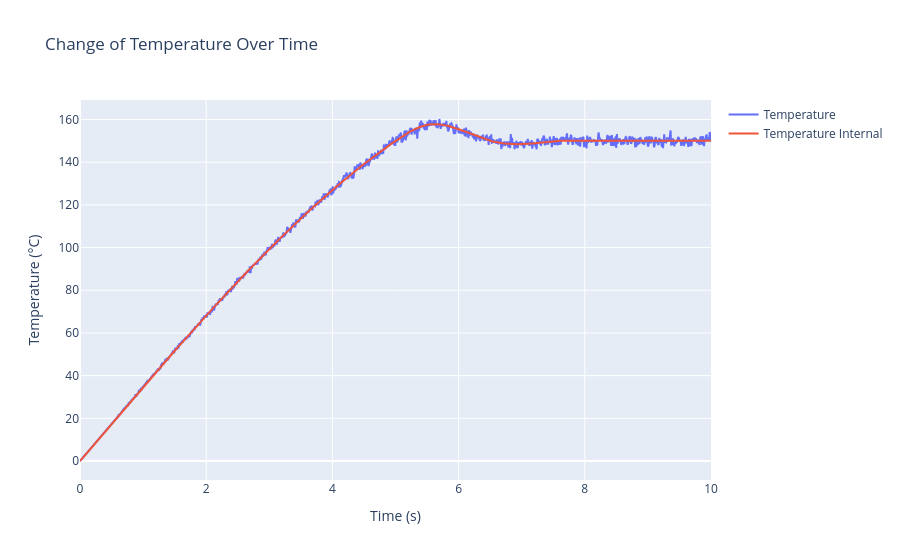

The notebook cell this image was saved under:
### Code cell
temperatures = []
temperatures_raw = []
times = np.linspace(0, 10, 1000)

instance["polling"].disable()
instance["actions"]["saw"].disable()

instance.reset()
instance.prepare()

temperature = instance["attributes"]["temperature"]
timer = instance["timer"]

# Run the instance for each time step
for t in times:
    timer.time = t
    instance.run()
    temperatures.append(temperature.external_value)
    temperatures_raw.append(temperature.internal_value)
    # print (f"Time: {t:.2f}s, Temperature: {temperatures[-1]:.2f}°C, Raw: {temperatures_raw[-1]:.2f}°C")

# Plotting the results
fig = go.Figure()
fig.add_trace(go.Scatter(x=times, y=temperatures, mode='lines', name='Temperature'))
fig.add_trace(go.Scatter(x=times, y=temperatures_raw, mode='lines', name='Temperature Internal'))
fig.update_layout(
    title='Change of Temperature Over Time',
    xaxis_title='Time (s)',
    yaxis_title='Temperature (°C)',
    showlegend=True
)

fig.show()

### Figure 1 — Plotly figure (JSON) as saved in the notebook; plotly's stock layout.template omitted (floating-point values rounded to 4 significant figures; data arrays with more than 128 entries replaced by an {"elided": "..."} marker saying what was removed)
{"data": [{"mode": "lines", "name": "Temperature", "type": "scatter", "x": {"elided": "1000 float values"}, "y": {"elided": "1000 float values"}}, {"mode": "lines", "name": "Temperature Internal", "type": "scatter", "x": {"elided": "1000 float values"}, "y": {"elided": "1000 float values"}}], "layout": {"showlegend": true, "title": {"text": "Change of Temperature Over Time"}, "xaxis": {"title": {"text": "Time (s)"}}, "yaxis": {"title": {"text": "Temperature (°C)"}}}}
